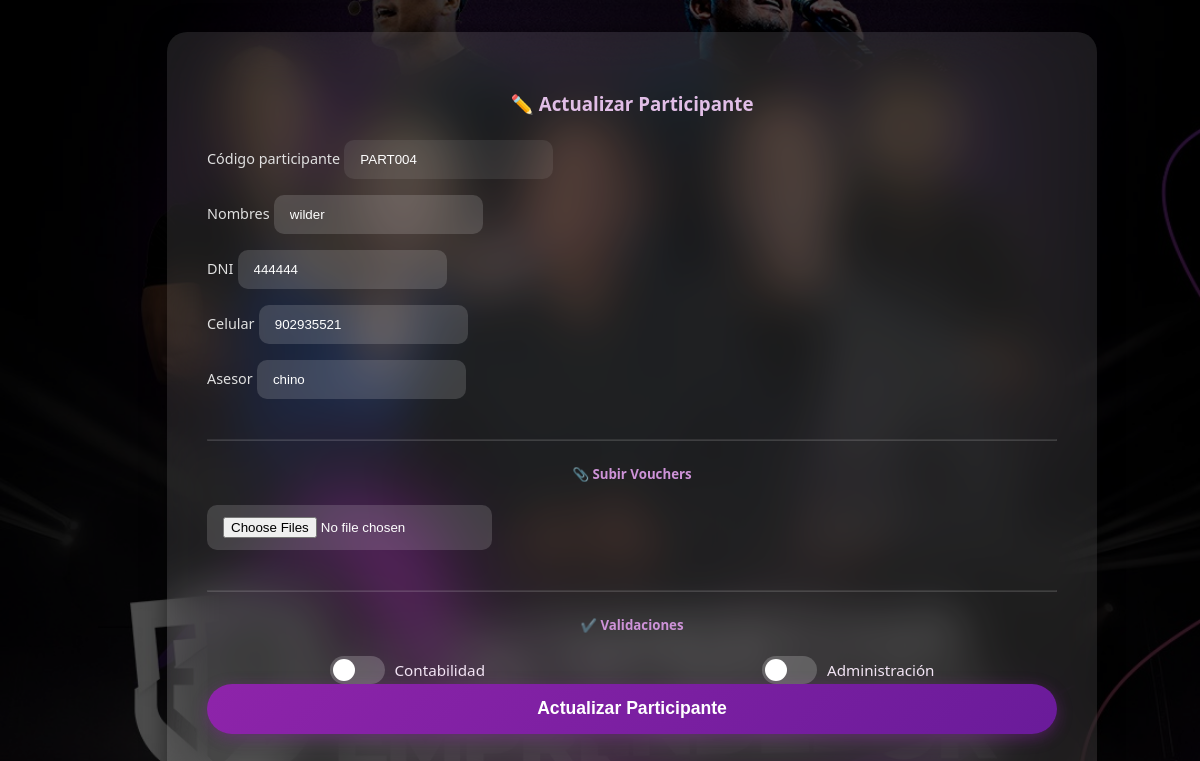
/participantes/participante/actualizar/263/, run on the app's committed database.
### cliente/models.py (models this page shows, shortened)
class Previaparticipantes(models.Model):
    cod_part = models.CharField(max_length=100, unique=True, blank=True)
    nombres = models.CharField(max_length=255, blank=True, null=True)
    dni = models.CharField(max_length=20, blank=True, null=True)
    celular = models.CharField(max_length=9, blank=True, null=True)
    asesor = models.CharField(max_length=255, blank=True, null=True)
    qr_image = models.ImageField(upload_to='qrs/', blank=True, null=True)
    validado_contabilidad = models.BooleanField(default=False)
    validado_administracion = models.BooleanField(default=False)
    token = models.UUIDField(default=uuid4, editable=False, unique=True)
    fecha_validacion = models.DateTimeField(blank=True, null=True)

### cliente/views.py (the view, shortened to what this page needs)
# urls.py: path('participante/actualizar/<int:pk>/', views.actualizar_participante_previa, name='actualizar_participante_previa'),
def actualizar_participante_previa(request, pk):
    participante = get_object_or_404(Previaparticipantes, pk=pk)
    return render(request, 'cliente/actualizar_participante_previo.html', {
        'participante': participante
    })

### cliente/templates/cliente/actualizar_participante_previo.html (shortened to what this page needs)
{% load static %}
{% block content %}
<div class="overlay-login">
  <div class="login-card">
    <h3>✏️ Actualizar Participante</h3>
    <form method="post" enctype="multipart/form-data" action="">
      <div class="row">
        <div class="col-md-6 mb-3">
          <label>Código participante</label>
          <input type="text" name="cod_part" class="form-control" value="{{ participante.cod_part }}" readonly>
        </div>
        <div class="col-md-6 mb-3">
          <label>Nombres</label>
          <input type="text" name="nombres" class="form-control" value="{{ participante.nombres }}" required>
        </div>
      </div>
      <div class="row">
        <div class="col-md-6 mb-3">
          <label>DNI</label>
          <input type="text" name="dni" class="form-control" value="{{ participante.dni }}" required>
        </div>
        <div class="col-md-6 mb-3">
          <label>Celular</label>
          <input type="text" name="celular" class="form-control" value="{{ participante.celular }}" maxlength="9">
        </div>
      </div>
      <div class="mb-3">
        <label>Asesor</label>
        <input type="text" name="asesor" class="form-control" value="{{ participante.asesor }}">
      </div>
      <hr>
      <h5 style="text-align:center;color:#ce93d8;">📎 Subir Vouchers</h5>
      <input type="file" name="vouchers" class="form-control mb-3" multiple accept="image/*">
      <hr>
      <h5 style="text-align:center;color:#ce93d8;">✔️ Validaciones</h5>
      <div class="validation-row">
        <div class="validation-label">
          <label class="switch">
            <span class="slider"></span>
          </label>
          Contabilidad
        </div>
        <div class="validation-label">
          <label class="switch">
            <span class="slider"></span>
          </label>
          Administración
        </div>
      </div>
      <button type="submit" class="btn-actualizar mt-4">Actualizar Participante</button>
    </form>
  </div>
</div>
{% endblock %}

### data on the page
Previaparticipantes: cod_part "PART004", nombres "wilder", dni "444444", celular "902935521", asesor "chino"
